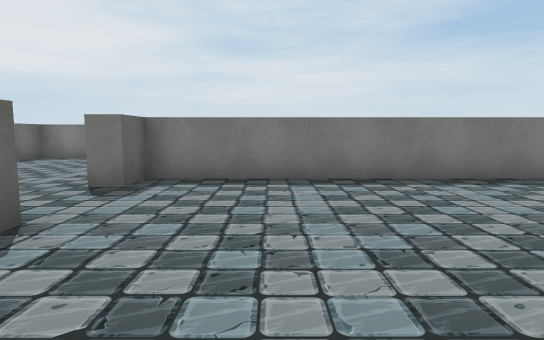
view 1 (above)

18 first-person views from a walk through a scene from a Unity 3-D project. The camera is 1.5 m above the floor, tilts 6° down and sees 75° across. The floor is counted in squares, 2 m on a side. Each view is taken from the middle of a square. On the plan, view 1 faces up. The plan holds only what a view shows up to about 11 squares ahead; the rest is blank. The place goes on beyond the plan. The player is left out. Door leaves are left out, so doorways stand open. Some surface patterns are stand-ins.

view 2
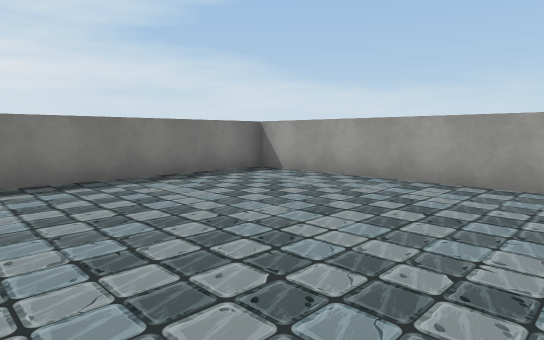

view 3
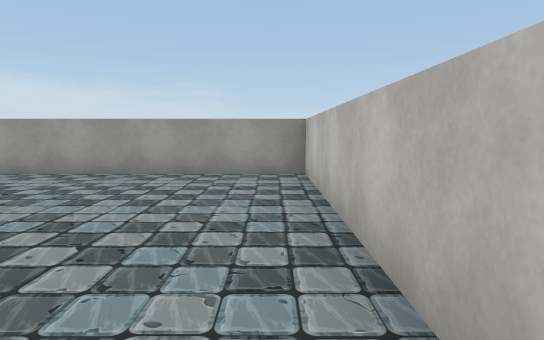

view 4
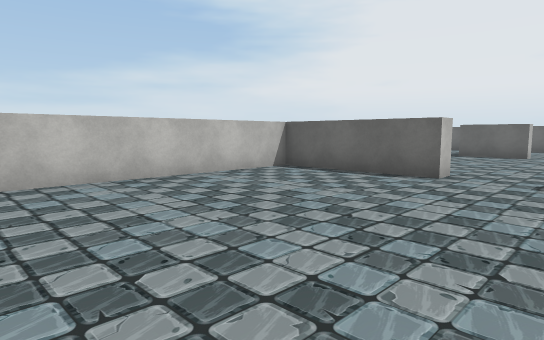

view 5
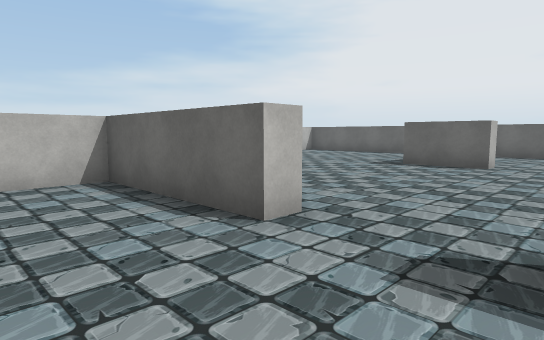

view 6
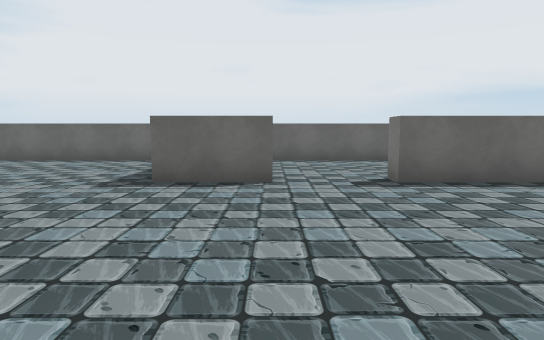

view 7
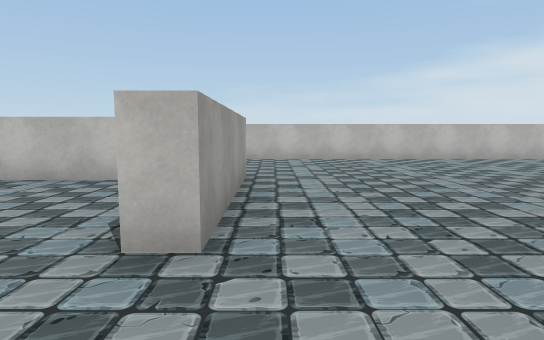

view 8
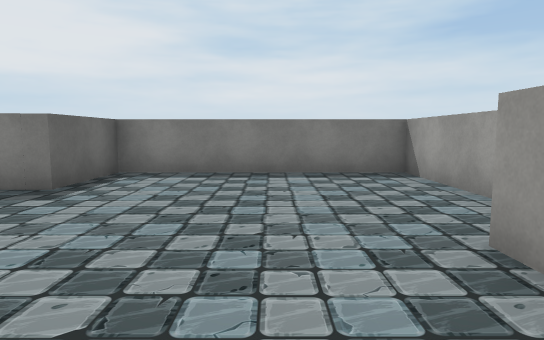

view 9
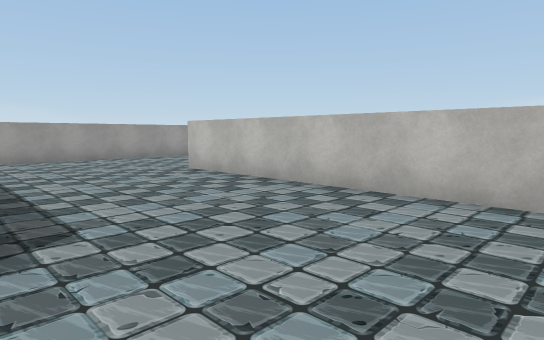

view 10
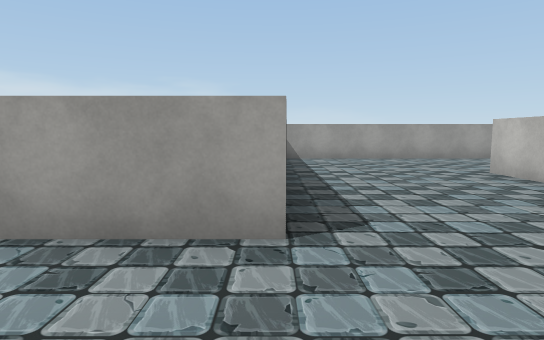

view 11
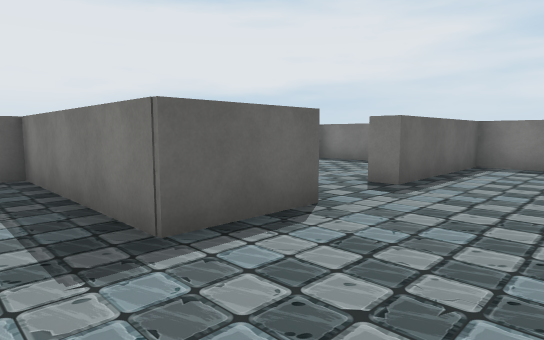

view 12
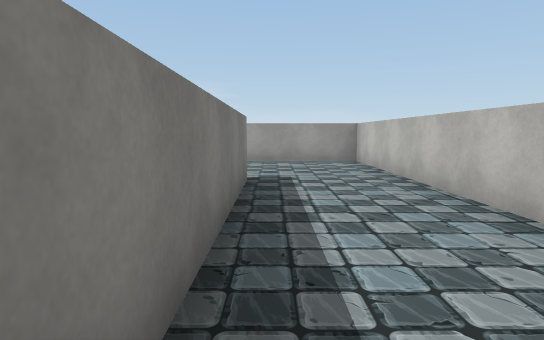

view 13
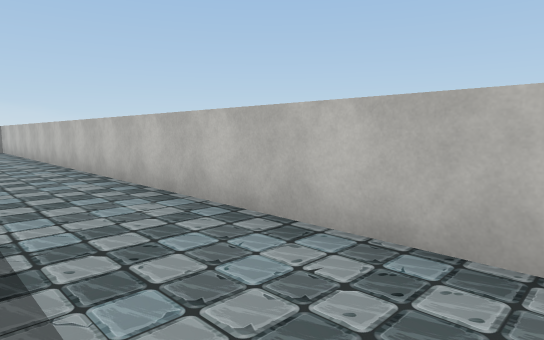

view 14
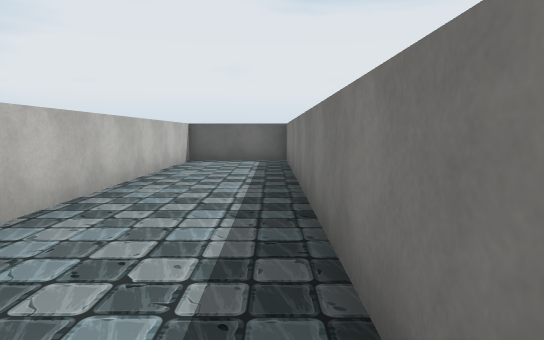

view 15
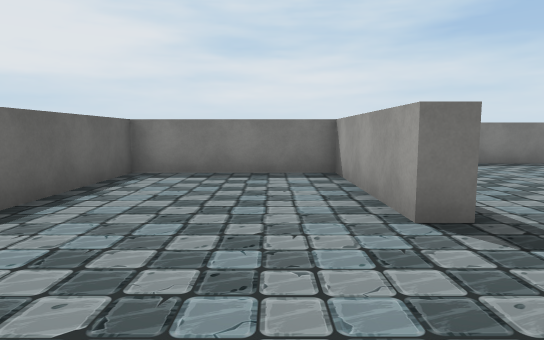

view 16
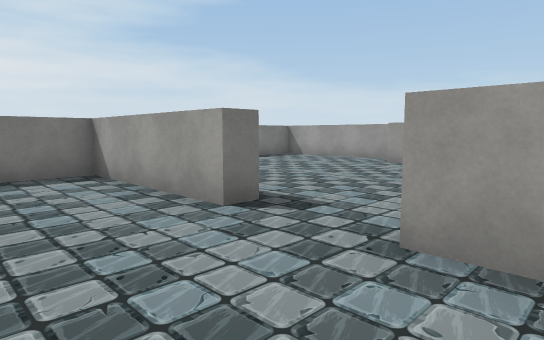

view 17
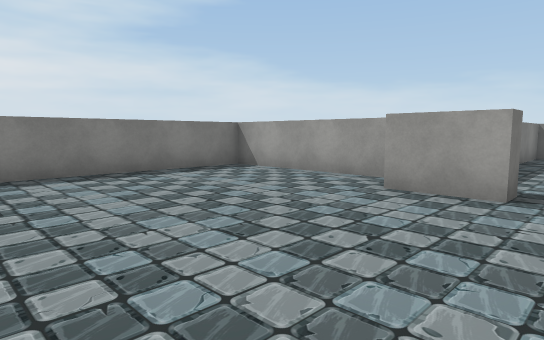

view 18
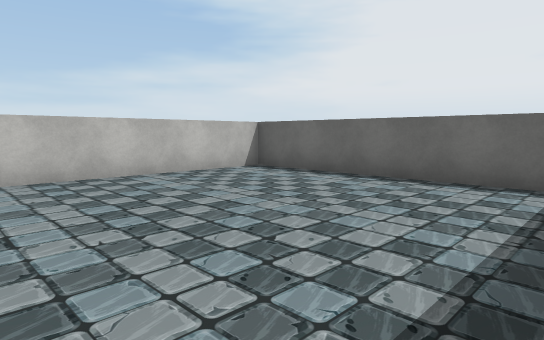

### Floor plan
Points are (right, up) in squares from view 1. A wall is a line through its corners. A room is listed if a view was taken in it or the views show most of it. See-through windows are left out.
Room 1 (views 1, 2, 3, 4, 5)
walls: (-2.1, 2.8) (-2.1, -0.6) (5.4, -0.6) (5.4, 5.8) (-2.1, 5.8) (-2.1, 4.9)
ways out: opening at (-2, 3.5) to room 2
Room 2 (views 6, 7, 8, 9, 10, 11, 12, 13, 14, 17, 18)
walls: (-2.6, -1.1) (-2.6, 2.8) (-2.1, 2.8); (-2.1, 4.9) (-2.6, 4.9) (-2.6, 6.4); (-8.8, 3) (-8.3, 3) (-8.3, 1.2) (-12.6, 1.2) (-12.6, -5.1) (1.8, -5.1); (1.6, -5.6) (-12.6, -5.6) (-12.6, -8.3) (5.4, -8.3) (5.4, -1.4); (-1.5, 6.8) (-1.5, 10.7) (-6.9, 10.7) (-6.9, 8.6) (-8.3, 8.6) (-8.3, 4.9)
ways out: opening at (-2, 3.5) to room 1; opening at (-8, 4) to room 3; open door at (-11.5, -7)
Room 3 (views 15, 16)
walls: (-8.3, 4.9) (-8.8, 4.9) (-8.8, 8.6) (-12.6, 8.6) (-12.6, 2.1); (-8.8, 2.3) (-8.8, 3)
ways out: opening at (-8, 4) to room 2

Positions as (right, up) in squares from view 1, and headings:
1: (0, 0), facing up
2: (0, 0), facing up-right
3: (-1, 0), facing right
4: (4, 5), facing down-left
5: (0, 5), facing down-left
6: (-3, 3), facing left
7: (-3, 5), facing down
8: (-4, 4), facing up
9: (-5, -1), facing down-right
10: (-5, -1), facing right
11: (-6, 0), facing up-left
12: (-4, -6), facing right
13: (-11, -6), facing down-right
14: (-3, -6), facing left
15: (-10, 2), facing up
16: (-11, 2), facing up-right
17: (-7, 4), facing up-right
18: (-7, 1), facing down-left
